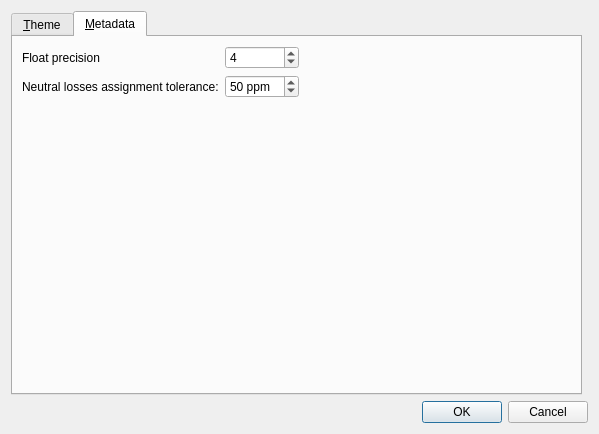
<?xml version="1.0" encoding="UTF-8"?>
<ui version="4.0">
 <class>SettingsDialog</class>
 <widget class="QDialog" name="SettingsDialog">
  <property name="windowModality">
   <enum>Qt::ApplicationModal</enum>
  </property>
  <property name="geometry">
   <rect>
    <x>0</x>
    <y>0</y>
    <width>599</width>
    <height>434</height>
   </rect>
  </property>
  <property name="windowTitle">
   <string>Settings</string>
  </property>
  <property name="modal">
   <bool>true</bool>
  </property>
  <layout class="QGridLayout" name="gridLayout">
   <item row="0" column="0">
    <widget class="QTabWidget" name="tabWidget">
     <property name="currentIndex">
      <number>1</number>
     </property>
     <widget class="QWidget" name="theme">
      <attribute name="icon">
       <iconset resource="ui.qrc">
        <normaloff>:/icons/images/main.svg</normaloff>:/icons/images/main.svg</iconset>
      </attribute>
      <attribute name="title">
       <string>&amp;Theme</string>
      </attribute>
      <layout class="QGridLayout" name="gridLayout_3">
       <item row="0" column="1" colspan="3">
        <widget class="QListWidget" name="lstStyles">
         <property name="horizontalScrollBarPolicy">
          <enum>Qt::ScrollBarAlwaysOff</enum>
         </property>
         <property name="editTriggers">
          <set>QAbstractItemView::NoEditTriggers</set>
         </property>
         <property name="selectionBehavior">
          <enum>QAbstractItemView::SelectRows</enum>
         </property>
        </widget>
       </item>
       <item row="1" column="1" colspan="2">
        <widget class="QCheckBox" name="chkOverrideFontSize">
         <property name="toolTip">
          <string>Override the selected theme's font size</string>
         </property>
         <property name="text">
          <string>Override font size</string>
         </property>
        </widget>
       </item>
       <item row="1" column="3">
        <widget class="QSpinBox" name="spinFontSize">
         <property name="enabled">
          <bool>false</bool>
         </property>
         <property name="minimum">
          <number>1</number>
         </property>
         <property name="maximum">
          <number>100</number>
         </property>
         <property name="value">
          <number>12</number>
         </property>
        </widget>
       </item>
       <item row="0" column="0" rowspan="2">
        <widget class="NetworkView" name="gvStylePreview">
         <property name="minimumSize">
          <size>
           <width>200</width>
           <height>200</height>
          </size>
         </property>
        </widget>
       </item>
      </layout>
     </widget>
     <widget class="QWidget" name="metadata">
      <attribute name="icon">
       <iconset resource="ui.qrc">
        <normaloff>:/icons/images/metadata.svg</normaloff>:/icons/images/metadata.svg</iconset>
      </attribute>
      <attribute name="title">
       <string>&amp;Metadata</string>
      </attribute>
      <layout class="QGridLayout" name="gridLayout_2">
       <item row="0" column="2">
        <widget class="QSpinBox" name="spinFloatPrecision">
         <property name="toolTip">
          <string>Maximum number of decimals for float in metadata (this setting may need a restart to be fully applied)</string>
         </property>
         <property name="maximum">
          <number>10</number>
         </property>
         <property name="value">
          <number>4</number>
         </property>
        </widget>
       </item>
       <item row="2" column="0">
        <spacer name="verticalSpacer">
         <property name="orientation">
          <enum>Qt::Vertical</enum>
         </property>
         <property name="sizeHint" stdset="0">
          <size>
           <width>20</width>
           <height>40</height>
          </size>
         </property>
        </spacer>
       </item>
       <item row="0" column="3">
        <spacer name="horizontalSpacer">
         <property name="orientation">
          <enum>Qt::Horizontal</enum>
         </property>
         <property name="sizeHint" stdset="0">
          <size>
           <width>40</width>
           <height>20</height>
          </size>
         </property>
        </spacer>
       </item>
       <item row="1" column="0">
        <widget class="QLabel" name="label">
         <property name="text">
          <string>Neutral losses assignment tolerance:</string>
         </property>
        </widget>
       </item>
       <item row="1" column="2">
        <widget class="QSpinBox" name="spinNeutralTolerance">
         <property name="toolTip">
          <string>Tolerance (in ppm) for assignment of possible structure of neutral losses in edges table</string>
         </property>
         <property name="suffix">
          <string> ppm</string>
         </property>
         <property name="minimum">
          <number>1</number>
         </property>
         <property name="maximum">
          <number>500</number>
         </property>
         <property name="value">
          <number>50</number>
         </property>
        </widget>
       </item>
       <item row="0" column="0">
        <widget class="QLabel" name="label_2">
         <property name="text">
          <string>Float precision</string>
         </property>
        </widget>
       </item>
      </layout>
     </widget>
    </widget>
   </item>
   <item row="1" column="0" colspan="2">
    <widget class="QDialogButtonBox" name="buttonBox">
     <property name="orientation">
      <enum>Qt::Horizontal</enum>
     </property>
     <property name="standardButtons">
      <set>QDialogButtonBox::Cancel|QDialogButtonBox::Ok</set>
     </property>
    </widget>
   </item>
  </layout>
 </widget>
 <customwidgets>
  <customwidget>
   <class>NetworkView</class>
   <extends>QGraphicsView</extends>
   <header>PySide2MolecularNetwork.h</header>
  </customwidget>
 </customwidgets>
 <resources>
  <include location="ui.qrc"/>
 </resources>
 <connections>
  <connection>
   <sender>buttonBox</sender>
   <signal>accepted()</signal>
   <receiver>SettingsDialog</receiver>
   <slot>accept()</slot>
   <hints>
    <hint type="sourcelabel">
     <x>248</x>
     <y>254</y>
    </hint>
    <hint type="destinationlabel">
     <x>157</x>
     <y>274</y>
    </hint>
   </hints>
  </connection>
  <connection>
   <sender>buttonBox</sender>
   <signal>rejected()</signal>
   <receiver>SettingsDialog</receiver>
   <slot>reject()</slot>
   <hints>
    <hint type="sourcelabel">
     <x>316</x>
     <y>260</y>
    </hint>
    <hint type="destinationlabel">
     <x>286</x>
     <y>274</y>
    </hint>
   </hints>
  </connection>
 </connections>
</ui>
